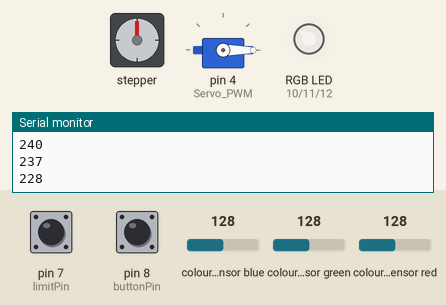
This sketch was run on a simulated Arduino Mega 2560, built with avr-gcc and run on an emulated ATmega2560. Parts: stepper motor, servo, an RGB LED mixed from three pins (HIGH = lit), the last lines printed to the serial monitor. Wiring (inferred from the names in the program): TCS3200 colour sensor: output pin 22; S2 pin 9; S3 pin 13; S0 pin 5; S1 pin 6. Inputs (shaded band) come from the test bench; at power-on: pin 7 (limitPin) LOW, pin 8 (buttonPin) HIGH, colour sensor blue 128, colour sensor green 128, colour sensor red 128. Dim RGB values are drawn brighter than linear; stepper angles assume 200 steps per turn; pins used as bus, display or sensor lines are not drawn.

Above: at 3.2 s.
3.3 s: pin 7 (limitPin) pulsed HIGH 5 times (0.12 s each, 0.3 s apart)
At 5.1 s:
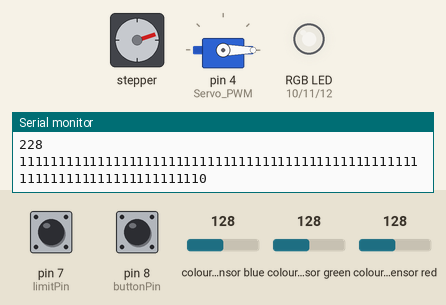
7.3 s: pin 7 (limitPin) driven HIGH
At 7.54 s:
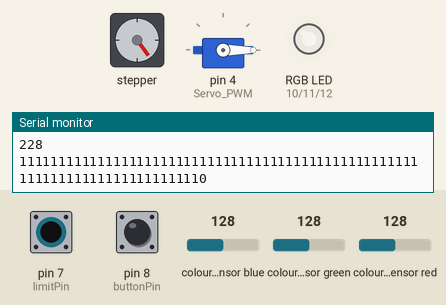
At 10.9 s:
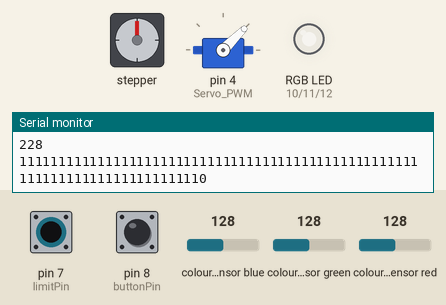
Timing chart, 0 to 16.8 s (numbered marks = the images above; inputs shaded):
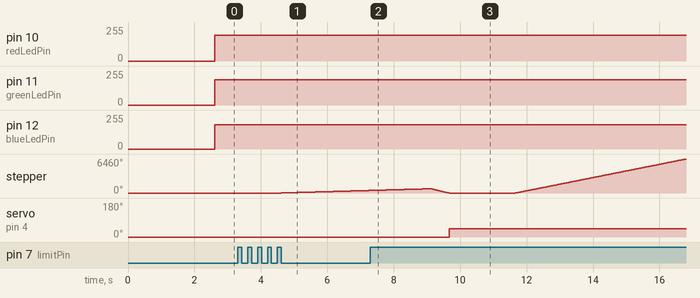

The sketch:

PaintPicker.ino
```cpp
// Include the AccelStepper Library
#include <AccelStepper.h>
#include <Servo.h>

// Define pin connections
const int dirPin = 2;
const int stepPin = 3;
const int buttonPin = 8;
const int limitPin = 7;
const int redLedPin = 10;
const int greenLedPin = 11;
const int blueLedPin = 12;
int posW = 0;
int posC = 0;
int posM = 0;
int posY = 0;
int posK = 0;
int valW = 0;
int valC = 0;
int valM = 0;
int valY = 0;
int valK = 0;
int buttonState = 0;
int limitState = 0;
#define motorInterfaceType 1
#define Servo_PWM 4
#define S0 5
#define S1 6
#define S2 9
#define S3 13
#define sensorOut 22

// Creates an instance
AccelStepper myStepper(motorInterfaceType, stepPin, dirPin);
Servo myServo;

void setup() {
  // set the maximum speed, acceleration factor,
  // initial speed and the target position
  myStepper.setMaxSpeed(1000);
  myStepper.setAcceleration(20000);
  myStepper.setSpeed(1000);
  myStepper.moveTo(0);
  myStepper.runToNewPosition(0);

  pinMode(buttonPin, INPUT);
  pinMode(limitPin, INPUT);
  pinMode(redLedPin, OUTPUT);
  pinMode(greenLedPin,OUTPUT);
  pinMode(blueLedPin,OUTPUT);

    // Set S0 - S3 as outputs
  pinMode(S0, OUTPUT);
  pinMode(S1, OUTPUT);
  pinMode(S2, OUTPUT);
  pinMode(S3, OUTPUT);

  // Set Pulse Width scaling to 20%
  digitalWrite(S0,HIGH);
  digitalWrite(S1,LOW);

  // Set Sensor output as input
  pinMode(sensorOut, INPUT);

  myServo.attach(Servo_PWM);
  myServo.write(0);
  delay(2000);
  Serial.begin(9600);
}

void loop() {
  //wait for color sensor
  buttonState = digitalRead(buttonPin);
  while (buttonState != HIGH) {
    delay(50);
    buttonState = digitalRead(buttonPin);
  }
  Serial.print("Done");


  //light up led based on values
  int redLed = getRedPW(); //from sensor directly
  Serial.println(redLed);
  redLed = map(redLed, 39, 380, 240, 0);
  Serial.println(redLed);
  if(redLed > 255){
    redLed = 255;
  }else if(redLed < 0){
    redLed = 5;
  }
  delay(200);
  int blueLed = getBluePW();
  Serial.println(blueLed);
  blueLed = map(blueLed, 25, 290, 240, 0);
  if(blueLed > 255){
    blueLed = 255;
  }else if(blueLed < 0){
    blueLed = 5;
  }
  delay(200);
  int greenLed = getGreenPW();
  Serial.println(greenLed);
  greenLed = map(greenLed, 35, 330, 240, 0);
  if(greenLed > 255){
    greenLed = 255;
  }else if(greenLed < 0){
    greenLed = 5;
  }
  delay(200);
  analogWrite(redLedPin, redLed * .8);
  analogWrite(greenLedPin, greenLed * .8);
  analogWrite(blueLedPin, blueLed * .8);
  Serial.println(redLed);
  Serial.println(greenLed);
  Serial.println(blueLed);

  valK = 255-max(max(redLed,greenLed),blueLed);
  if(valK == 255){ //kval 0 -- 0 percent -- 100 is 5 percent black -- 255 is 100
    valC = 0;
    valM = 0;
    valY = 0;
    valW = 0;
  }else{
    valC = (255-redLed-valK) / (1-(double)(valK/255));
    valM = (255-greenLed-valK) / (1-(double)(valK/255));
    valY = (255-blueLed-valK) / (1-(double)(valK/255));
    valW = 255 - valK;
  }


//    //find valC, valW...
//  valW = 200;
//  valC = 200;
//  valM = 200;
//  valY = 200;
//  valK = 200;


  myServo.write(0); //white
  delay(2000);

  myStepper.runToNewPosition(0);
  limitState = digitalRead(limitPin);
  myStepper.setSpeed(800);
  while (limitState != LOW) {
    myStepper.runSpeed();
    limitState = digitalRead(limitPin);
    Serial.print(limitState);
  }
  //myStepper.stop();
  myStepper.setMaxSpeed(100);
  myStepper.moveTo(valW+myStepper.currentPosition()+200);
  myStepper.runToPosition();
  //return to zero
  myStepper.setMaxSpeed(1000);
  myStepper.runToNewPosition(0);


  myServo.attach(Servo_PWM);
  myServo.write(45); //cyan
  delay(2000);

  myStepper.runToNewPosition(0);
  limitState = digitalRead(limitPin);
  myStepper.setSpeed(800);
  while (limitState != LOW) {
    myStepper.runSpeed();
    limitState = digitalRead(limitPin);
  }
  //myStepper.stop();
  myStepper.setMaxSpeed(100);
  myStepper.moveTo(valC+myStepper.currentPosition());
  myStepper.runToPosition();
  //return to zero
  myStepper.setMaxSpeed(1000);
  myStepper.runToNewPosition(0);


  myServo.write(90); //magenta
  delay(2000);

  myStepper.runToNewPosition(0);
  limitState = digitalRead(limitPin);
  myStepper.setSpeed(800);
  while (limitState != LOW) {
    myStepper.runSpeed();
    limitState = digitalRead(limitPin);
  }
  //myStepper.stop();
  myStepper.setMaxSpeed(100);
  myStepper.moveTo(valM+myStepper.currentPosition());
  myStepper.runToPosition();
  //return to zero
  myStepper.setMaxSpeed(1000);
  myStepper.runToNewPosition(0);


  myServo.write(135); //yellow
  delay(2000);

  myStepper.runToNewPosition(0);
  limitState = digitalRead(limitPin);
  myStepper.setSpeed(800);
  while (limitState != LOW) {
    myStepper.runSpeed();
    limitState = digitalRead(limitPin);
  }
  //myStepper.stop();
  myStepper.setMaxSpeed(100);
  myStepper.moveTo(valY+myStepper.currentPosition());
  myStepper.runToPosition();
  //return to zero
  myStepper.setMaxSpeed(1000);
  myStepper.runToNewPosition(0);


  myServo.write(180); //black
  delay(2000);

  myStepper.runToNewPosition(0);
  limitState = digitalRead(limitPin);
  myStepper.setSpeed(800);
  while (limitState != LOW) {
    myStepper.runSpeed();
    limitState = digitalRead(limitPin);
  }
  //myStepper.stop();
  myStepper.setMaxSpeed(100);
  myStepper.moveTo(valK+myStepper.currentPosition());
  myStepper.runToPosition();
  //return to zero
  myStepper.setMaxSpeed(1000);
  myStepper.runToNewPosition(0);

  //reset
  myServo.write(0);
  delay(3000);

}

//void loop() {
//  // Read Red Pulse Width
//  int redPW = getRedPW();
//  // Delay to stabilize sensor
//  delay(200);
//
//  // Read Green Pulse Width
//  int greenPW = getGreenPW();
//  // Delay to stabilize sensor
//  delay(200);
//
//  // Read Blue Pulse Width
//  int bluePW = getBluePW();
//  // Delay to stabilize sensor
//  delay(200);
//
//  // Print output to Serial Monitor
//  Serial.print("Red PW = ");
//  Serial.print(redPW);
//  Serial.print(" - Green PW = ");
//  Serial.print(greenPW);
//  Serial.print(" - Blue PW = ");
//  Serial.println(bluePW);
//}


//// Function to read Red Pulse Widths
int getRedPW() {
  // Set sensor to read Red only
  digitalWrite(S2,LOW);
  digitalWrite(S3,LOW);
  // Define integer to represent Pulse Width
  int PW;
  // Read the output Pulse Width
  PW = pulseIn(sensorOut, LOW);
  // Return the value
  return PW;
}

// Function to read Green Pulse Widths
int getGreenPW() {
  // Set sensor to read Green only
  digitalWrite(S2,HIGH);
  digitalWrite(S3,HIGH);
  // Define integer to represent Pulse Width
  int PW;
  // Read the output Pulse Width
  PW = pulseIn(sensorOut, LOW);
  // Return the value
  return PW;
}

// Function to read Blue Pulse Widths
int getBluePW() {
  // Set sensor to read Blue only
  digitalWrite(S2,LOW);
  digitalWrite(S3,HIGH);
  // Define integer to represent Pulse Width
  int PW;
  // Read the output Pulse Width
  PW = pulseIn(sensorOut, LOW);
  // Return the value
  return PW;
}
```

Measured:
- after the input at 7.3 s, servo on pin 4 (Servo_PWM): goes on until 9.7 s, then stays 45°
